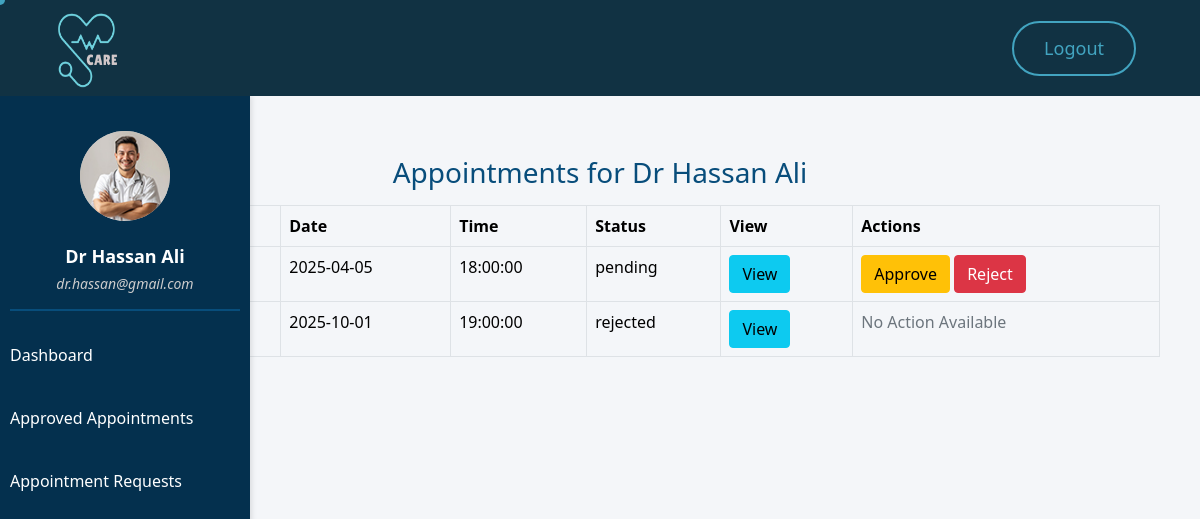
The page /doctor/doc_appointments.php (signed in) on the database its author committed.
### tables this page shows
CREATE TABLE `doctor_add` (
  `id` int(11) NOT NULL,
  `doctor_name` varchar(100) NOT NULL,
  `doctor_email` varchar(100) NOT NULL,
  `doctor_phone` varchar(15) NOT NULL,
  `doctor_days` varchar(100) DEFAULT NULL,
  `timing` varchar(100) DEFAULT NULL,
  `password` varchar(255) DEFAULT NULL,
  `file_name` varchar(255) DEFAULT NULL,
  `status` enum('pending','approved','rejected') NOT NULL DEFAULT 'pending',
  `created_at` timestamp NULL DEFAULT current_timestamp(),
  `city` int(11) DEFAULT NULL,
  `specialization_id` int(11) DEFAULT NULL
);

CREATE TABLE `doc_patient_appointments` (
  `id` int(11) NOT NULL,
  `patient_id` int(11) DEFAULT NULL,
  `doctor_id` int(11) DEFAULT NULL,
  `appointment_date` date DEFAULT NULL,
  `appointment_time` time DEFAULT NULL,
  `status` enum('pending','approved','rejected') DEFAULT 'pending',
  `status_message` varchar(255) DEFAULT NULL
);

### doctor/connection.php (called while the page is built, shortened)
<?php
$con = mysqli_connect("localhost", "root", "", "hospital_management_system");
$doctor_email = $_SESSION['doctor'];
$query = "SELECT doctor_name, doctor_email, doctor_phone, doctor_days, timing, city, specialization_id, status FROM doctor_add WHERE doctor_email = ?";
$stmt = mysqli_prepare($con, $query);
mysqli_stmt_bind_param($stmt, "s", $doctor_email);
mysqli_stmt_execute($stmt);
$result = mysqli_stmt_get_result($stmt);
if (mysqli_num_rows($result) > 0) {
    $doctor = mysqli_fetch_assoc($result);
    $doctor_email = $doctor['doctor_email'];
}
?>

### doctor/doc_appointments.php (the view, shortened to what this page needs)
<?php
require_once "connection.php";
$query_doctor = "SELECT * FROM doctor_add WHERE doctor_email = ?";
$stmt_doctor = $con->prepare($query_doctor);
$stmt_doctor->bind_param("s", $doctor_email);
$stmt_doctor->execute();
$result_doctor = $stmt_doctor->get_result();
$doctor = $result_doctor->fetch_assoc();
$query_appointments = "SELECT a.id, p.patient_name, a.appointment_date, a.appointment_time, a.status
                       FROM doc_patient_appointments a
                       JOIN patient_reg p ON a.patient_id = p.id
                       WHERE a.doctor_id = ? AND a.status IN ('pending', 'rejected')
                       ORDER BY a.appointment_date ASC";
$stmt_appointments = $con->prepare($query_appointments);
$stmt_appointments->bind_param("i", $doctor['id']);
$stmt_appointments->execute();
$result_appointments = $stmt_appointments->get_result();
?>
<!DOCTYPE html>
<html lang="en">
<head>
    <link rel="stylesheet" href="css/layout.css">
    <?php require_once "mainlinks.php"; ?>
</head>
<body class="tt-magic-cursor">
<div id="magic-cursor">
</div>
<div class="dashboard_container">
    <?php include('linkheader.php'); ?>
    <div class="dashboard_main">
        <?php include('side.php'); ?>
        <div class="dashboard_content_main">
            <div class="main-content">
            <h1>Appointments for <?php echo $doctor['doctor_name']; ?></h1              >
        <table class="table table-bordered">
            <thead>
                <tr>
                    <th>ID</th>
                    <th>Patient</th>
                    <th>Date</th>
                    <th>Time</th>
                    <th>Status</th>
                    <th>View</th>
                    <th>Actions</th>
                </tr>
            </thead>
            <tbody>
                <?php
                if ($result_appointments->num_rows > 0) {
                    while ($appointment = $result_appointments->fetch_assoc()) {
                        $status = $appointment['status'];
                ?>
                    <tr>
                        <td><?php echo $appointment['id']; ?></td>
                        <td><?php echo $appointment['patient_name']; ?></td>
                        <td><?php echo $appointment['appointment_date']; ?></td>
                        <td><?php echo $appointment['appointment_time']; ?></td>
                        <td><?php echo $status; ?></td>
                        <td>
                            <a href="view_patient.php?id=<?php echo $appointment['id']; ?>" class="btn btn-info">View</a>
                        </td>
                        <td>
                            <?php if ($status == 'pending') { ?>
                                <a href="appointment_approve.php?id=<?php echo $appointment['id']; ?>" class="btn btn-warning">Approve</a>
                                <a href="appointment_reject.php?id=<?php echo $appointment['id']; ?>" class="btn btn-danger">Reject</a>
                            <?php } else { ?>
                                <span class="text-muted">No Action Available</span>
                            <?php } ?>
                        </td>
                    </tr>
                <?php }
                } else {
                    echo "<tr><td colspan='6' class='text-center'>No pending or rejected appointments found.</td></tr>";
                }
                ?>
            </tbody>
        </table>
            </div>
        </div>
    </div>
</div>
</body>
<body>
    <?php require_once "linkheader.php"; ?>
    <?php require_once "side.php"; ?>
</body>
</html>

### doctor/side.php (shortened to what this page needs)
<div class="sidebar">
    <div class="profile-section">
    <img src="../<?= htmlspecialchars($doctor['file_name']); ?>" alt="Doctor Profile Image" class="profile-image">
        <h4><?php echo htmlspecialchars($doctor['doctor_name']); ?></h4>
        <p><?php echo htmlspecialchars($doctor['doctor_email']); ?></p>
    </div>
    <ul class="navbar-nav ms-auto mb-2 mb-lg-0">
        <li class="nav-item">
            <a class="nav-link active" aria-current="page" href="index.php">Dashboard</a>
        </li>
        <li class="nav-item">
            <a class="nav-link active" href="approved_appointments.php">Approved Appointments</a>
        </li>
        <li class="nav-item">
            <a class="nav-link active" href="doc_appointments.php">Appointment Requests</a>
        </li>
    </ul>
</div>

### doctor/css/layout.css (style rules this page uses)
.dashboard_container { display: flex; flex-direction: column; height: 100vh; overflow: hidden; }
.dashboard_main { display: flex; flex: 1; overflow: hidden; }
.dashboard_content_main { flex: 1; padding: 20px; background-color: #f4f6f9; overflow-y: auto; box-sizing: border-box; }

### css/custom.css (style rules this page uses)
:root { --body-background : #FFF7F4; --primary-color : #113243; --text-color : #191717eb; --accent-color : #42a4c0; --secondry-color : #FFFFFF; --transparent-color : #fffbfbcb; --transparent-secondry-color : #000000aa; --light-Background : #bcddf7; --light-accent-color : #113f56; --default-font : "Figtree", sans-serif;; }
body { font-family: var(--default-font); font-size: 16px; font-weight: 400; line-height: 1.5em; color: var(--text-color); background: var(--body-background); }
p { margin: 0; font-size: 18px; }
h1, h2, h3, h4, h5, h6 { font-weight: 600; color: var(--primary-color); line-height: 1.1em; margin :0; }
img { max-width: 100%; }
a { text-decoration: none; }
html, body { width: 100%; overflow-x: clip; }
#magic-cursor { position: absolute; width: 10px !important; height: 10px !important; pointer-events: none; z-index: 1000000; }

### doctor/doc_appointments.php (style rules this page uses)
.main-content { padding: 40px 20px; background-color: #f4f6f9; min-height: 100vh; box-sizing: border-box; }
.main-content h1 { font-size: 28px; color: #084d7b; margin-bottom: 15px; text-align: center; }

### doctor/side.php (style rules this page uses)
.sidebar .profile-image { width: 90px; height: 90px; border-radius: 50%; background-color: #ccc; object-fit: contain; margin-bottom: 15px; }
.sidebar { width: 250px; background-color: #04304e; color: #fff; padding: 20px 10px; height: 100vh; overflow-y: auto; position: fixed; box-shadow: 2px 0 5px rgba(0, 0, 0, 0.1); }
.sidebar a { display: block; padding: 12px 20px; color: #fff; text-decoration: none; font-size: 16px; margin-bottom: 15px; border-radius: 5px; transition: all 0.3s ease; }
.sidebar .profile-section { text-align: center; padding: 15px 0; border-bottom: 2px solid #084d7b; margin-bottom: 20px; }
.sidebar .profile-section h4 { font-size: 18px; margin: 10px 0 5px; color: #fff; font-weight: bold; }
.sidebar .profile-section p { font-size: 14px; color: #ccc; margin: 0; word-wrap: break-word; font-style: italic; }

### rows shown on the page
doctor_add: file_name (picture), doctor_name "Dr Hassan Ali", doctor_email "dr.hassan@gmail.com"
doc_patient_appointments: appointment_date "2025-04-05", appointment_time "18:00:00", status "pending"
doc_patient_appointments: appointment_date "2025-10-01", appointment_time "19:00:00", status "rejected", shows "No Action Available"
